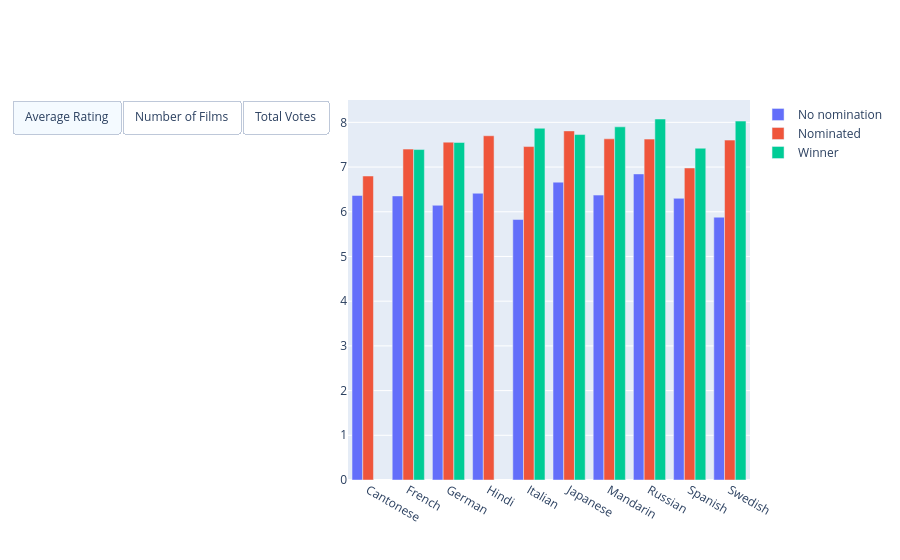

Notebook code for this chart:
### Code cell
language = top_10_grouped['language'].unique()
statuses = top_10_grouped['Status'].unique()

# Helper: Build bar traces for each metric
def make_traces(metric):
    return [
        go.Bar(
            x=top_10_grouped[top_10_grouped['Status'] == status]['language'],
            y=top_10_grouped[top_10_grouped['Status'] == status][metric],
            name=status
        )
        for status in statuses
    ]

fig = go.Figure()

# Add initial traces (e.g., count)
for trace in make_traces('avg_rating'):
    fig.add_trace(trace)

# Updatemenus for toggle buttons
fig.update_layout(
    updatemenus=[
        dict(
            type="buttons",
            direction="right",
            buttons=list([
                dict(
                    label="Average Rating",
                    method="update",
                    args=[{"y": [top_10_grouped[top_10_grouped['Status'] == status]['avg_rating'].values for status in statuses]}]
                ),
                dict(
                    label="Number of Films",
                    method="update",
                    args=[{"y": [top_10_grouped[top_10_grouped['Status'] == status]['total_films'].values for status in statuses]}]
                ),
                dict(
                    label="Total Votes",
                    method="update",
                    args=[{"y": [top_10_grouped[top_10_grouped['Status'] == status]['sum_votes'].values for status in statuses]}]
                ),
            ])
        )
    ]
)

fig.update_layout(barmode='group')
fig.show()

### Figure 1 — Plotly figure (JSON) as saved in the notebook; plotly's stock layout.template omitted (floating-point values rounded to 4 significant figures)
{"data": [{"name": "No nomination", "type": "bar", "x": ["Cantonese", "French", "German", "Hindi", "Italian", "Japanese", "Mandarin", "Russian", "Spanish", "Swedish"], "y": [6.365, 6.354, 6.145, 6.414, 5.826, 6.663, 6.373, 6.847, 6.3, 5.878]}, {"name": "Nominated", "type": "bar", "x": ["Cantonese", "French", "German", "Hindi", "Italian", "Japanese", "Mandarin", "Russian", "Spanish", "Swedish"], "y": [6.8, 7.401, 7.558, 7.7, 7.458, 7.809, 7.632, 7.625, 6.979, 7.603]}, {"name": "Winner", "type": "bar", "x": ["French", "German", "Italian", "Japanese", "Mandarin", "Russian", "Spanish", "Swedish"], "y": [7.392, 7.55, 7.868, 7.727, 7.9, 8.075, 7.421, 8.029]}], "layout": {"barmode": "group", "updatemenus": [{"buttons": [{"args": [{"y": [[6.365, 6.354, 6.145, 6.414, 5.826, 6.663, 6.373, 6.847, 6.3, 5.878], [6.8, 7.401, 7.558, 7.7, 7.458, 7.809, 7.632, 7.625, 6.979, 7.603], [7.392, 7.55, 7.868, 7.727, 7.9, 8.075, 7.421, 8.029]]}], "label": "Average Rating", "method": "update"}, {"args": [{"y": [[450, 3315, 1799, 1838, 2614, 1576, 580, 554, 2308, 435], [1, 143, 40, 5, 89, 34, 19, 12, 68, 36], [24, 12, 22, 11, 4, 4, 14, 7]]}], "label": "Number of Films", "method": "update"}, {"args": [{"y": [[2767840, 13060855, 3948897, 13700551, 5445345, 9777397, 2080990, 1606875, 4720346, 2051865], [24000, 8857812, 4238337, 226000, 5184344, 3349620, 2331500, 151744, 5199760, 1042320], [780991, 1875434, 3556800, 1811900, 1148000, 75900, 3039700, 375000]]}], "label": "Total Votes", "method": "update"}], "direction": "right", "type": "buttons"}]}}
